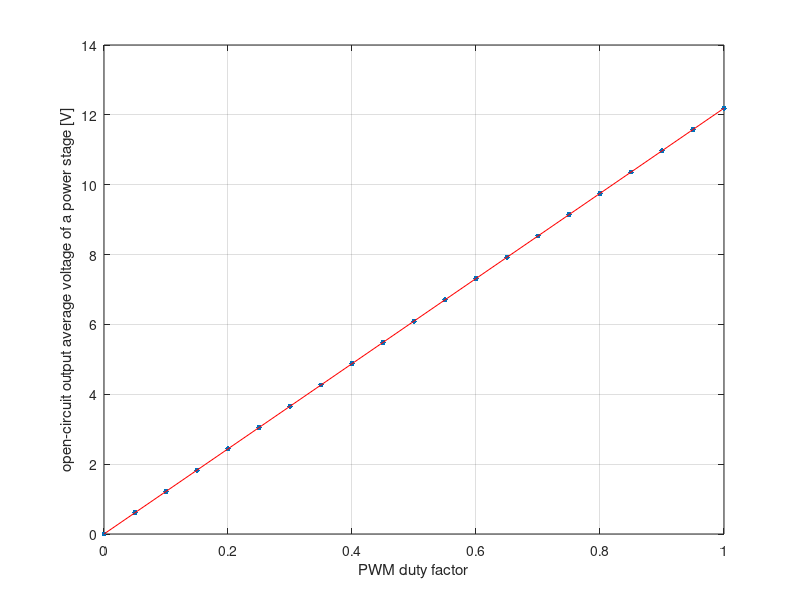

Reproduce this figure in MATLAB. (Note: this script raises an error after producing the figure.)
% Idetification of a magnetic levitation/suspension plant/system.
% Measurement and estimation of parameters of a mathematical model of the
% plant.
% A levitating object is a hollow thin-walled ball made by pressing|
% stamping of mild steel sheet. It is attracted by an electromagnet with an
% E-shaped laminated transformer steel core and a enamelled solid coper
% wire winding.

%%
% Gravity of Earth:
g_E = 9.81 % m/s^4

%%
% Measurements of geometric and inertial parameters of a steel thin-walled
% ball.
% Ball mass:
m_b = 58e-3 % kg
% Ball diameter:
% d = % m

%%
% Measurements of a magnetic core and an electric winding parameters.
% Dimensions of the laminated E-shaped core:

% Number of coil turns:
% n_w = % 1
% Enamelled solid coper wire diameter:
% d_w = 

%%
% Linear viscous air drag resistance coefficient:
b_v = 0 % (can be neglected)

%%
% Finding equivalent/net/resultant/overall resistance of the electrical
% circuit comprising the electromagnet winding and other components.
% Measurements of a steady-stade relationship between the duty factor of a
% PWM control signal and an open-circuit output average voltage of a power
% stage and an output average current of the power stage loaded with the
% winding.
% Power stage output voltage should be low-pass filtered (averaged) for
% measurement. The same applies to the power stage output current.
w = 1:-0.05:0; % [0:0.05:1, 1:-0.05:0];
U = [12.19, 11.5805, 10.971, 10.3615, 9.752, 9.1425, 8.533, 7.9235, ...
     7.314, 6.7045, 6.095, 5.4855, 4.876, 4.2665, 3.657, 3.0475, 2.438, ...
     1.8285, 1.219, 0.6095, 0];
I = [2.21, 2.12, 2.03, 1.93, 1.83, 1.72, 1.62, 1.51, 1.40, 1.29, 1.18, ...
    1.07, 0.95, 0.83, 0.72, 0.60, 0.48, 0.35, 0.23, 0.11, 0.00];

% To simplify model we can assume that R is constant so wa can calculate it
% as a mean value for all measurements
R = U./I;
R_n = mean(R(1:end-1))
clear w U I R
% Temperature resistance coefficient of copper:
% alpha =  0.00393

%%
% Identification of the emf of the power supply
% Measurements of a steady-stade relationship between the duty factor of a
% PWM control signal and the open-circuit output average voltage of a power
% stage.
w = 1:-0.05:0; % [0:0.05:1, 1:-0.05:0];
U = [12.19, 11.5805, 10.971, 10.3615, 9.752, 9.1425, 8.533, 7.9235, ...
    7.314, 6.7045, 6.095, 5.4855, 4.876, 4.2665, 3.657, 3.0475, 2.438, ...
    1.8285, 1.219, 0.6095, 0];

figure
plot(w, U, '.', 'MarkerSize', 12)
grid on
xlabel('PWM duty factor')
ylabel('open-circuit output average voltage of a power stage [V]')
emf_pf = polyfit(w,U,1)
hold on
plot(w,polyval(emf_pf,w),'r-')
clear w U

%%
% Measurements of steady-state characteristic (voltage versus current) of a
% current/voltage transducer integrated into an electric unit of the
% magnetic levitation plant.
w = 1:-0.05:0;
U = [1.93, 1.85, 1.75, 1.65, 1.55, 1.47, 1.39, 1.30, 1.21, 1.12, 1.03, ...
    0.93, 0.83, 0.73, 0.63, 0.53, 0.42, 0.31, 0.21, 0.10, 0.015];
I = [2.25, 2.14, 2.03, 1.93, 1.82, 1.72, 1.61, 1.51, 1.40, 1.29, 1.19, ...
    1.07, 0.95, 0.84, 0.72, 0.60, 0.48, 0.36, 0.24, 0.11, 0.00];

clear w U I

%%
% Measurements of a steady-state characteristic (voltage versus distance)
% of an optical ball position sensor (measuring the width of an air gap
% between the face of a central limb of the electromagnet laminated core
% and the surface of a thin-walled stamped mild steel sheet ball.
% An M4 threaded/tapped rod/bar/stud is used as a length standard
% (reference). The thread pitch equals 0.7 mm.
% We shall measure bright/uncovered and dark/covered output current/voltage
% of the electrooptical ball position sensor for various ambient light(ing)
% condition -- at dark night, with electical lighting, at sunny day.
z = 1e-3*(0:0.7:21);
U = [10, 10, 10, 10, 9.98, 9.945, 9.88, 9.795, 9.645, 9.45, 9.195, ...
    8.895, 8.545, 8.18, 7.81, 7.43, 7.06, 6.7, 6.355, 6.035, 5.74, ...
    5.48, 5.25, 5.065, 4.92, 4.82, 4.76, 4.72, 4.71, 4.71, 4.71];

clear z U

%%
% Mesaurements of the relationship between the ball-core distance and the
% inductance of the electromagnet winding.
% Measurement conditions (settings of the electronic RCL "bridge"
% instrument):
% f = 
% U = 
% series equivalent circuit
% We should have use decay method to measure/estimate/identify inductance
% of the electromagnet solenoid rather than an RCL bridge. But this method
% is time-consuming and difficult to automate. It would also required firm
% immobilization of the ball as a time-varying and relatively strong
% atraction force would act on it during the test causing it to move and to
% disturb measurement results.
z = 1e-3*(0:0.7:21);
L = 1e-3*[137, 130.6, 126.5, 123.6, 121.4, 119.3, 117.8, 116.5, 115.4, ...
    114.4, 113.5, 112.7, 112, 111.5, 110.8, 110.4, 109.9, 109.5, 109.2, ...
    108.8, 108.5, 108.2, 108, 107.8, 107.6, 107.5, 107.2, 107.1, 106.9, ...
    106.8, 106.7];
R = [7.06, 5.89, 5.44, 5.15, 4.98, 4.81, 4.72, 4.6, 4.55, 4.48, 4.4, ...
    4.35, 4.34, 4.31, 4.27, 4.25, 4.21, 4.2, 4.19, 4.16, 4.14, 4.13, ...
    4.14, 4.09, 4.12, 4.12, 4.09, 4.09, 4.09, 4.06, 4.07];

fitType = fittype('a*exp(-b*x)+c+d*exp(-e*x)');
fitOptions = fitoptions(fitType);
fitOptions.StartPoint = [1, 2, 3, 4, 5];
fitOptions.Lower = [0, 0, 0, 0, 500];
fitOptions.Upper = [0.1, 400, 1, 0.1, 1000];

fitObject = fit(z',L',fitType,fitOptions);
L_fitted = feval(fitObject,z');

figure
plot(z, L, 'b.', z', L_fitted, 'r-', 'MarkerSize', 12, 'LineWidth', 1.5)
grid on
xlabel('ball-core distance [m]')
ylabel('coil inductance - measured and fitted [H]')
ind.a = fitObject.a;
ind.b = fitObject.b;
ind.c = fitObject.c;
ind.d = fitObject.d;
ind.e = fitObject.e
clear z L R
clear fitObject fitOptions fitType L_fitted

%% Equilibrum point

z_ep = 0.010; % m
v_ep = 0; % m/s
L_ep = ind.a*exp(-ind.b*z_ep) + ind.c + ind.d*exp(-ind.e*z_ep);
L_d_ep = -ind.a*ind.b*exp(-ind.b*z_ep) - ind.d*ind.e*exp(-ind.e*z_ep);
L_dd_ep = ind.a*ind.b^2*exp(-ind.b*z_ep) + ind.d*ind.e^2*exp(-ind.e*z_ep);

i_ep = sqrt(-2*m_b*g_E/L_d_ep);
u_ep = R_n * i_ep;


%% Plant model linearization at the equilibrium point

A = [0, 1, 0
    1/2/m_b*L_dd_ep*i_ep^2, -b_v/m_b, 1/m_b*L_d_ep*i_ep
    (1/L_ep*L_d_ep^2 - 1/L_ep^2*L_dd_ep^2)*v_ep*i_ep, ...
    -1/L_ep*L_d_ep*i_ep, -1/L_ep*L_d_ep*v_ep - R_n/L_ep]
B = [0; 0; 1/L_ep]
C = [1 0 0; 0 0 1]
D = [0; 0]

%% Dynamic system properties

Q_c = ctrb(A,B)
rank(Q_c)

Q_o = obsv(A,C)
rank(Q_o)

%% LQ controllers design

Q = diag([10000^2, 100^2, 10^2]);
R = 100;

K_lq = lqr(A,B,Q,R)

%% LQI controllers design

Qi = Q;
Qi(4,4) = 1e8;
Ri = R;
Ai = A;
Ai(4,4) = 0;
Ai(4,1) = 1;
Bi = [B; 0];
K_lqi = lqr(Ai,Bi,Qi,Ri)

%% Luenberger observer

pp = [-4,-5,-6]
L = place(A',C',pp)'

eig(A - L*C)
